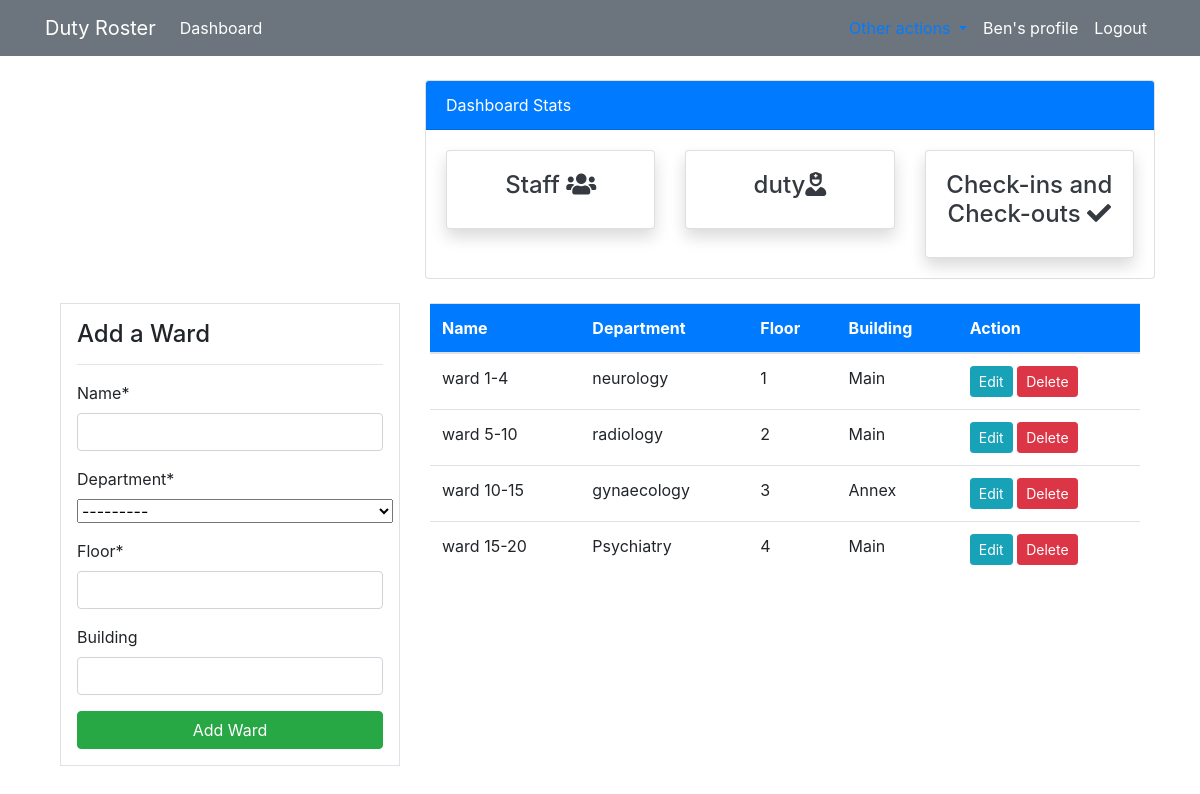
The app's page /ward/ (signed in) with its own data.
### roster/models.py (models this page shows, shortened)
class Ward(models.Model):
    name = models.CharField(max_length=40)
    floor = models.PositiveBigIntegerField()
    department = models.CharField(max_length=40, choices=DEPARTMENT)
    building = models.CharField(max_length=30, null=True,blank=True)
    class Meta:
        verbose_name_plural = 'Ward'

### roster/views.py (the view)
# urls.py: path('ward/', views.ward, name='dashboard-ward'),
@login_required(login_url='user-login')
def ward(request):
    rooms = Ward.objects.all()
    if request.method == "POST":
        form = WardForm(request.POST)
        if form.is_valid():
            form.save()
            ward_name = form.cleaned_data.get('name')#gets the name from the form so and stores in variable duty_name
            messages.success(request, f' {ward_name} has been added')
            return redirect('dashboard-ward')
    else:
        form = WardForm()
    context= {
        'rooms':rooms,
        'form':form,
    }
    return render(request,'dashboard/ward.html',context )

### roster/forms.py
class WardForm(forms.ModelForm):
    class Meta:
        model= Ward
        fields = ['name','department','floor','building']

### templates/dashboard/ward.html (shortened to what this page needs)
{% extends "partials/base.html" %}
  {% load crispy_forms_tags %}
  {% block content%}
  {% include 'partials/topnav.html' %}
   <div class="container">
    <div class="row my-4">
        <div class="col-md-4">
            <div class="border bg-white p-3">
                <h4>Add a Ward</h4>
                <hr>
                <form method="POST">
                    {{ form|crispy}}
                    <input class="btn btn-success btn-block" type="submit" value="Add Ward">
                </form>
            </div>
        </div>
        <div class="col-md-8">
            <table class="table bg-white">
                <thead class="bg-primary">
                    <tr class="text-white">
                        <th scope="col">Name</th>
                        <th scope="col">Department</th>
                        <th scope="col">Floor</th>
                        <th scope="col">Building</th>
                        <th scope="col">Action</th>
                    </tr>
                </thead>
                <tbody>
                    {% for room in rooms %}
                    <tr>
                        <td>{{ room.name}}</td>
                        <td>{{ room.department}}</td>
                        <td>{{ room.floor }}</td>
                        <td>{{ room.building }}</td>
                        <td>
                            <a class="btn btn-info btn-sm" href="{% url 'dashboard-ward-update' room.id %}">Edit</a>
                            <a class="btn btn-danger btn-sm" href="{% url 'dashboard-ward-delete' room.id %}">Delete</a>
                        </td>
                    </tr>
                    {% endfor %}
                </tbody>
            </table>
        </div>
    </div>
</div>
{% endblock %}

### templates/partials/usernav.html (shortened to what this page needs)
  <nav class="navbar navbar-expand-lg navbar-info bg-secondary">
    <div class="container">
        <a class="navbar-brand text-white" href="">Duty Roster</a>
        <div class="collapse navbar-collapse" id="navbarSupportedContent">
            <ul class="navbar-nav mr-auto">
                <li class="nav-item active">
                    <a class="nav-link text-white"href="{% url 'dashboard-index' %}">Dashboard </a>
                </li>
            </ul>
            <ul class="navbar-nav ml-auto">
                <li class="nav-item active">
                    <li class="nav-item dropdown">
                        <a class="nav-link dropdown-toggle" href="#" id="navbarDropdownMenuLink" data-toggle="dropdown" aria-haspopup="true" aria-expanded="false">
                        </a>
                      </li>
                     <a class="nav-link text-white" href="{% url 'user-profile' %}"
                        <span class="sr-only">{{ user.username }}'s profile</span></a>
                </li>
                <li class="nav-item">
                    <a class="nav-link text-white" href="{% url 'user-logout' %}">Logout</a>
                </li>
            </ul>
        </div>
    </div>
</nav>

### records on screen
Ward: name "ward 1-4", department "neurology", floor "1", building "Main"
Ward: name "ward 5-10", department "radiology", floor "2", building "Main"
Ward: name "ward 10-15", department "gynaecology", floor "3", building "Annex"
Ward: name "ward 15-20", department "Psychiatry", floor "4", building "Main"

### other values on screen
{{ user.username }} "Ben"
